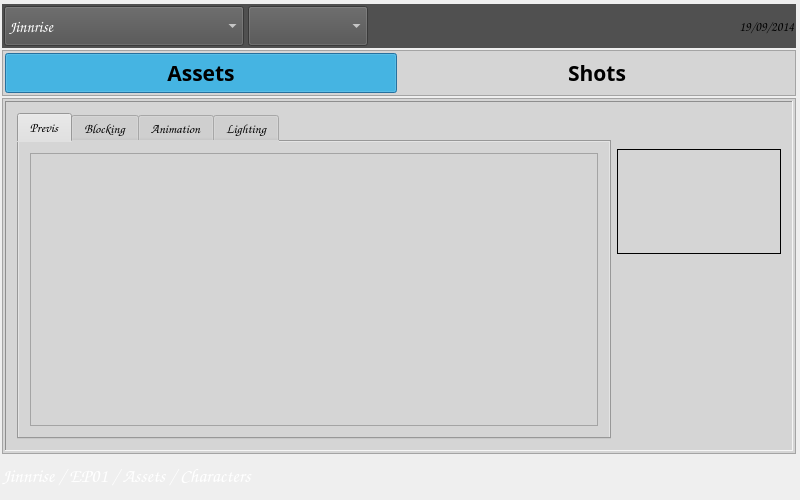
<?xml version="1.0" encoding="UTF-8"?>
<ui version="4.0">
 <class>assign_wiz</class>
 <widget class="QWidget" name="assign_wiz">
  <property name="windowModality">
   <enum>Qt::NonModal</enum>
  </property>
  <property name="geometry">
   <rect>
    <x>0</x>
    <y>0</y>
    <width>800</width>
    <height>500</height>
   </rect>
  </property>
  <property name="windowTitle">
   <string>assign_wiz</string>
  </property>
  <property name="styleSheet">
   <string notr="true"/>
  </property>
  <layout class="QVBoxLayout" name="verticalLayout">
   <property name="spacing">
    <number>2</number>
   </property>
   <property name="sizeConstraint">
    <enum>QLayout::SetDefaultConstraint</enum>
   </property>
   <property name="leftMargin">
    <number>2</number>
   </property>
   <property name="topMargin">
    <number>4</number>
   </property>
   <property name="rightMargin">
    <number>4</number>
   </property>
   <property name="bottomMargin">
    <number>4</number>
   </property>
   <item>
    <widget class="QFrame" name="epdateLayout">
     <property name="styleSheet">
      <string notr="true">background-color: rgb(80, 80, 80);</string>
     </property>
     <property name="frameShape">
      <enum>QFrame::NoFrame</enum>
     </property>
     <property name="frameShadow">
      <enum>QFrame::Sunken</enum>
     </property>
     <property name="lineWidth">
      <number>0</number>
     </property>
     <layout class="QHBoxLayout" name="horizontalLayout_2">
      <property name="spacing">
       <number>4</number>
      </property>
      <property name="leftMargin">
       <number>2</number>
      </property>
      <property name="topMargin">
       <number>2</number>
      </property>
      <property name="rightMargin">
       <number>2</number>
      </property>
      <property name="bottomMargin">
       <number>2</number>
      </property>
      <item>
       <widget class="QComboBox" name="procombo">
        <property name="minimumSize">
         <size>
          <width>60</width>
          <height>40</height>
         </size>
        </property>
        <property name="maximumSize">
         <size>
          <width>240</width>
          <height>16777215</height>
         </size>
        </property>
        <property name="font">
         <font>
          <family>Comic Sans MS</family>
          <pointsize>12</pointsize>
          <weight>50</weight>
          <bold>false</bold>
         </font>
        </property>
        <property name="styleSheet">
         <string notr="true">color: rgb(255, 255, 255);</string>
        </property>
        <item>
         <property name="text">
          <string>Jinnrise</string>
         </property>
        </item>
        <item>
         <property name="text">
          <string>Megabear</string>
         </property>
        </item>
        <item>
         <property name="text">
          <string>Maskmaster2</string>
         </property>
        </item>
       </widget>
      </item>
      <item>
       <widget class="QComboBox" name="epcombo">
        <property name="minimumSize">
         <size>
          <width>60</width>
          <height>40</height>
         </size>
        </property>
        <property name="maximumSize">
         <size>
          <width>120</width>
          <height>16777215</height>
         </size>
        </property>
        <property name="font">
         <font>
          <family>Comic Sans MS</family>
          <pointsize>12</pointsize>
          <weight>50</weight>
          <bold>false</bold>
         </font>
        </property>
        <property name="styleSheet">
         <string notr="true">color: rgb(255, 255, 255);</string>
        </property>
       </widget>
      </item>
      <item>
       <widget class="QLabel" name="datelab">
        <property name="font">
         <font>
          <family>Comic Sans MS</family>
          <pointsize>10</pointsize>
          <weight>75</weight>
          <bold>true</bold>
         </font>
        </property>
        <property name="text">
         <string>19/09/2014</string>
        </property>
        <property name="alignment">
         <set>Qt::AlignRight|Qt::AlignTrailing|Qt::AlignVCenter</set>
        </property>
       </widget>
      </item>
     </layout>
    </widget>
   </item>
   <item>
    <widget class="QFrame" name="asshotbutLayout">
     <property name="styleSheet">
      <string notr="true">background-color: rgb(213, 213, 213);</string>
     </property>
     <property name="frameShape">
      <enum>QFrame::StyledPanel</enum>
     </property>
     <property name="frameShadow">
      <enum>QFrame::Raised</enum>
     </property>
     <layout class="QHBoxLayout" name="horizontalLayout_4">
      <property name="spacing">
       <number>4</number>
      </property>
      <property name="leftMargin">
       <number>2</number>
      </property>
      <property name="topMargin">
       <number>2</number>
      </property>
      <property name="rightMargin">
       <number>2</number>
      </property>
      <property name="bottomMargin">
       <number>2</number>
      </property>
      <item>
       <widget class="QPushButton" name="asbut">
        <property name="minimumSize">
         <size>
          <width>0</width>
          <height>40</height>
         </size>
        </property>
        <property name="font">
         <font>
          <family>Tekton Pro</family>
          <pointsize>16</pointsize>
          <weight>75</weight>
          <bold>true</bold>
         </font>
        </property>
        <property name="styleSheet">
         <string notr="true">background-color: rgb(0, 179, 255);</string>
        </property>
        <property name="text">
         <string>Assets</string>
        </property>
        <property name="checkable">
         <bool>true</bool>
        </property>
        <property name="checked">
         <bool>true</bool>
        </property>
        <property name="default">
         <bool>true</bool>
        </property>
        <property name="flat">
         <bool>true</bool>
        </property>
       </widget>
      </item>
      <item>
       <widget class="QPushButton" name="shbut">
        <property name="minimumSize">
         <size>
          <width>0</width>
          <height>40</height>
         </size>
        </property>
        <property name="font">
         <font>
          <family>Tekton Pro</family>
          <pointsize>16</pointsize>
          <weight>75</weight>
          <bold>true</bold>
         </font>
        </property>
        <property name="styleSheet">
         <string notr="true">background-color: rgb(0, 85, 68);</string>
        </property>
        <property name="text">
         <string>Shots</string>
        </property>
        <property name="checkable">
         <bool>true</bool>
        </property>
        <property name="default">
         <bool>true</bool>
        </property>
        <property name="flat">
         <bool>true</bool>
        </property>
       </widget>
      </item>
     </layout>
    </widget>
   </item>
   <item>
    <widget class="QFrame" name="stckLayout_2">
     <property name="styleSheet">
      <string notr="true">background-color: rgb(213, 213, 213);</string>
     </property>
     <property name="frameShape">
      <enum>QFrame::StyledPanel</enum>
     </property>
     <property name="frameShadow">
      <enum>QFrame::Raised</enum>
     </property>
     <layout class="QVBoxLayout" name="verticalLayout_2">
      <property name="spacing">
       <number>2</number>
      </property>
      <property name="leftMargin">
       <number>2</number>
      </property>
      <property name="topMargin">
       <number>2</number>
      </property>
      <property name="rightMargin">
       <number>2</number>
      </property>
      <property name="bottomMargin">
       <number>2</number>
      </property>
      <item>
       <widget class="QStackedWidget" name="stackedWidget">
        <property name="autoFillBackground">
         <bool>false</bool>
        </property>
        <property name="styleSheet">
         <string notr="true"/>
        </property>
        <property name="frameShape">
         <enum>QFrame::Panel</enum>
        </property>
        <property name="frameShadow">
         <enum>QFrame::Sunken</enum>
        </property>
        <property name="currentIndex">
         <number>1</number>
        </property>
        <widget class="QWidget" name="asPage">
         <layout class="QHBoxLayout" name="horizontalLayout">
          <item>
           <layout class="QHBoxLayout" name="astabLayout">
            <item>
             <widget class="QTabWidget" name="astabwidg">
              <property name="font">
               <font>
                <family>Comic Sans MS</family>
                <pointsize>10</pointsize>
                <weight>75</weight>
                <bold>true</bold>
               </font>
              </property>
              <property name="autoFillBackground">
               <bool>false</bool>
              </property>
              <property name="styleSheet">
               <string notr="true"/>
              </property>
              <property name="tabShape">
               <enum>QTabWidget::Rounded</enum>
              </property>
              <property name="currentIndex">
               <number>0</number>
              </property>
              <property name="iconSize">
               <size>
                <width>16</width>
                <height>16</height>
               </size>
              </property>
              <property name="documentMode">
               <bool>false</bool>
              </property>
              <property name="tabsClosable">
               <bool>false</bool>
              </property>
              <property name="movable">
               <bool>false</bool>
              </property>
              <widget class="QWidget" name="modt">
               <attribute name="title">
                <string>Model</string>
               </attribute>
               <layout class="QVBoxLayout" name="verticalLayout_6">
                <item>
                 <layout class="QVBoxLayout" name="modtablayout">
                  <item>
                   <widget class="QTableView" name="modtabv">
                    <property name="layoutDirection">
                     <enum>Qt::LeftToRight</enum>
                    </property>
                    <property name="autoFillBackground">
                     <bool>false</bool>
                    </property>
                    <property name="sizeAdjustPolicy">
                     <enum>QAbstractScrollArea::AdjustIgnored</enum>
                    </property>
                    <property name="editTriggers">
                     <set>QAbstractItemView::DoubleClicked</set>
                    </property>
                    <property name="alternatingRowColors">
                     <bool>true</bool>
                    </property>
                    <property name="selectionBehavior">
                     <enum>QAbstractItemView::SelectRows</enum>
                    </property>
                    <property name="verticalScrollMode">
                     <enum>QAbstractItemView::ScrollPerItem</enum>
                    </property>
                    <property name="showGrid">
                     <bool>true</bool>
                    </property>
                    <property name="gridStyle">
                     <enum>Qt::SolidLine</enum>
                    </property>
                    <property name="sortingEnabled">
                     <bool>true</bool>
                    </property>
                    <attribute name="horizontalHeaderCascadingSectionResizes">
                     <bool>true</bool>
                    </attribute>
                    <attribute name="horizontalHeaderStretchLastSection">
                     <bool>false</bool>
                    </attribute>
                    <attribute name="verticalHeaderCascadingSectionResizes">
                     <bool>true</bool>
                    </attribute>
                   </widget>
                  </item>
                 </layout>
                </item>
               </layout>
              </widget>
              <widget class="QWidget" name="rigt">
               <attribute name="title">
                <string>Rig</string>
               </attribute>
               <layout class="QVBoxLayout" name="verticalLayout_8">
                <item>
                 <layout class="QVBoxLayout" name="rigtabayout">
                  <item>
                   <widget class="QTableView" name="rigtabv">
                    <property name="editTriggers">
                     <set>QAbstractItemView::DoubleClicked</set>
                    </property>
                    <property name="alternatingRowColors">
                     <bool>true</bool>
                    </property>
                    <property name="selectionBehavior">
                     <enum>QAbstractItemView::SelectRows</enum>
                    </property>
                    <attribute name="horizontalHeaderCascadingSectionResizes">
                     <bool>true</bool>
                    </attribute>
                    <attribute name="verticalHeaderCascadingSectionResizes">
                     <bool>true</bool>
                    </attribute>
                   </widget>
                  </item>
                 </layout>
                </item>
               </layout>
              </widget>
             </widget>
            </item>
            <item>
             <layout class="QVBoxLayout" name="asprevLayout">
              <property name="spacing">
               <number>4</number>
              </property>
              <property name="sizeConstraint">
               <enum>QLayout::SetDefaultConstraint</enum>
              </property>
              <property name="leftMargin">
               <number>2</number>
              </property>
              <property name="topMargin">
               <number>2</number>
              </property>
              <property name="rightMargin">
               <number>2</number>
              </property>
              <property name="bottomMargin">
               <number>2</number>
              </property>
              <item>
               <widget class="QLabel" name="asprevlab">
                <property name="minimumSize">
                 <size>
                  <width>164</width>
                  <height>105</height>
                 </size>
                </property>
                <property name="maximumSize">
                 <size>
                  <width>164</width>
                  <height>105</height>
                 </size>
                </property>
                <property name="layoutDirection">
                 <enum>Qt::LeftToRight</enum>
                </property>
                <property name="frameShape">
                 <enum>QFrame::Box</enum>
                </property>
                <property name="text">
                 <string/>
                </property>
                <property name="pixmap">
                 <pixmap>S:/intelture/Pipeline/noPreview.png</pixmap>
                </property>
                <property name="scaledContents">
                 <bool>true</bool>
                </property>
                <property name="alignment">
                 <set>Qt::AlignCenter</set>
                </property>
               </widget>
              </item>
              <item>
               <widget class="QLabel" name="asprolab">
                <property name="minimumSize">
                 <size>
                  <width>164</width>
                  <height>105</height>
                 </size>
                </property>
                <property name="maximumSize">
                 <size>
                  <width>164</width>
                  <height>105</height>
                 </size>
                </property>
                <property name="text">
                 <string/>
                </property>
                <property name="pixmap">
                 <pixmap>S:/intelture/Pipeline/noPreview.png</pixmap>
                </property>
                <property name="scaledContents">
                 <bool>true</bool>
                </property>
                <property name="alignment">
                 <set>Qt::AlignCenter</set>
                </property>
               </widget>
              </item>
             </layout>
            </item>
           </layout>
          </item>
         </layout>
         <zorder></zorder>
        </widget>
        <widget class="QWidget" name="shPage">
         <layout class="QHBoxLayout" name="horizontalLayout_3">
          <item>
           <layout class="QHBoxLayout" name="shtabLayout">
            <item>
             <widget class="QTabWidget" name="shtabwidg">
              <property name="font">
               <font>
                <family>Comic Sans MS</family>
                <pointsize>10</pointsize>
                <weight>75</weight>
                <bold>true</bold>
               </font>
              </property>
              <property name="currentIndex">
               <number>0</number>
              </property>
              <widget class="QWidget" name="prevt">
               <attribute name="title">
                <string>Previs</string>
               </attribute>
               <layout class="QVBoxLayout" name="verticalLayout_9">
                <item>
                 <layout class="QVBoxLayout" name="prevtabLayout">
                  <item>
                   <widget class="QTableView" name="prevtabv">
                    <property name="editTriggers">
                     <set>QAbstractItemView::DoubleClicked</set>
                    </property>
                    <property name="alternatingRowColors">
                     <bool>true</bool>
                    </property>
                    <property name="selectionBehavior">
                     <enum>QAbstractItemView::SelectRows</enum>
                    </property>
                    <property name="sortingEnabled">
                     <bool>true</bool>
                    </property>
                    <attribute name="horizontalHeaderCascadingSectionResizes">
                     <bool>true</bool>
                    </attribute>
                    <attribute name="verticalHeaderCascadingSectionResizes">
                     <bool>true</bool>
                    </attribute>
                   </widget>
                  </item>
                 </layout>
                </item>
               </layout>
              </widget>
              <widget class="QWidget" name="blkt">
               <attribute name="title">
                <string>Blocking</string>
               </attribute>
               <layout class="QVBoxLayout" name="verticalLayout_10">
                <item>
                 <layout class="QVBoxLayout" name="blktabLayout">
                  <item>
                   <widget class="QTableView" name="blktabv">
                    <property name="editTriggers">
                     <set>QAbstractItemView::DoubleClicked</set>
                    </property>
                    <property name="alternatingRowColors">
                     <bool>true</bool>
                    </property>
                    <property name="selectionBehavior">
                     <enum>QAbstractItemView::SelectRows</enum>
                    </property>
                    <property name="sortingEnabled">
                     <bool>true</bool>
                    </property>
                    <attribute name="horizontalHeaderCascadingSectionResizes">
                     <bool>true</bool>
                    </attribute>
                    <attribute name="verticalHeaderCascadingSectionResizes">
                     <bool>true</bool>
                    </attribute>
                   </widget>
                  </item>
                 </layout>
                </item>
               </layout>
              </widget>
              <widget class="QWidget" name="animt">
               <attribute name="title">
                <string>Animation</string>
               </attribute>
               <layout class="QVBoxLayout" name="verticalLayout_11">
                <item>
                 <layout class="QVBoxLayout" name="anitabLayout">
                  <item>
                   <widget class="QTableView" name="anitabv">
                    <property name="editTriggers">
                     <set>QAbstractItemView::DoubleClicked</set>
                    </property>
                    <property name="alternatingRowColors">
                     <bool>true</bool>
                    </property>
                    <property name="selectionBehavior">
                     <enum>QAbstractItemView::SelectRows</enum>
                    </property>
                    <property name="sortingEnabled">
                     <bool>true</bool>
                    </property>
                    <attribute name="horizontalHeaderCascadingSectionResizes">
                     <bool>true</bool>
                    </attribute>
                    <attribute name="verticalHeaderCascadingSectionResizes">
                     <bool>true</bool>
                    </attribute>
                   </widget>
                  </item>
                 </layout>
                </item>
               </layout>
              </widget>
              <widget class="QWidget" name="light">
               <attribute name="title">
                <string>Lighting</string>
               </attribute>
               <layout class="QVBoxLayout" name="verticalLayout_12">
                <item>
                 <layout class="QVBoxLayout" name="ligtabLayout">
                  <item>
                   <widget class="QTableView" name="lighttabv">
                    <property name="editTriggers">
                     <set>QAbstractItemView::DoubleClicked</set>
                    </property>
                    <property name="alternatingRowColors">
                     <bool>true</bool>
                    </property>
                    <property name="selectionBehavior">
                     <enum>QAbstractItemView::SelectRows</enum>
                    </property>
                    <property name="sortingEnabled">
                     <bool>true</bool>
                    </property>
                    <attribute name="horizontalHeaderCascadingSectionResizes">
                     <bool>true</bool>
                    </attribute>
                    <attribute name="verticalHeaderCascadingSectionResizes">
                     <bool>true</bool>
                    </attribute>
                   </widget>
                  </item>
                 </layout>
                </item>
               </layout>
              </widget>
             </widget>
            </item>
            <item>
             <layout class="QVBoxLayout" name="shprevLayout">
              <item>
               <widget class="QLabel" name="shprevlab">
                <property name="minimumSize">
                 <size>
                  <width>164</width>
                  <height>105</height>
                 </size>
                </property>
                <property name="maximumSize">
                 <size>
                  <width>164</width>
                  <height>105</height>
                 </size>
                </property>
                <property name="frameShape">
                 <enum>QFrame::Box</enum>
                </property>
                <property name="text">
                 <string/>
                </property>
                <property name="pixmap">
                 <pixmap>S:/intelture/Pipeline/noPreview.png</pixmap>
                </property>
                <property name="alignment">
                 <set>Qt::AlignCenter</set>
                </property>
               </widget>
              </item>
              <item>
               <widget class="QLabel" name="shprolab">
                <property name="minimumSize">
                 <size>
                  <width>164</width>
                  <height>105</height>
                 </size>
                </property>
                <property name="maximumSize">
                 <size>
                  <width>164</width>
                  <height>105</height>
                 </size>
                </property>
                <property name="text">
                 <string/>
                </property>
                <property name="pixmap">
                 <pixmap>S:/intelture/Pipeline/noPreview.png</pixmap>
                </property>
                <property name="alignment">
                 <set>Qt::AlignCenter</set>
                </property>
               </widget>
              </item>
             </layout>
            </item>
           </layout>
          </item>
         </layout>
        </widget>
       </widget>
      </item>
     </layout>
    </widget>
   </item>
   <item>
    <widget class="QLabel" name="curstate">
     <property name="minimumSize">
      <size>
       <width>0</width>
       <height>40</height>
      </size>
     </property>
     <property name="font">
      <font>
       <family>Comic Sans MS</family>
       <pointsize>14</pointsize>
       <weight>50</weight>
       <italic>false</italic>
       <bold>false</bold>
      </font>
     </property>
     <property name="styleSheet">
      <string notr="true">color: rgb(255, 255, 255);</string>
     </property>
     <property name="text">
      <string>Jinnrise / EP01 / Assets / Characters</string>
     </property>
    </widget>
   </item>
  </layout>
 </widget>
 <layoutdefault spacing="6" margin="11"/>
 <tabstops>
  <tabstop>asbut</tabstop>
  <tabstop>shbut</tabstop>
  <tabstop>procombo</tabstop>
  <tabstop>epcombo</tabstop>
  <tabstop>astabwidg</tabstop>
  <tabstop>modtabv</tabstop>
  <tabstop>rigtabv</tabstop>
  <tabstop>shtabwidg</tabstop>
  <tabstop>prevtabv</tabstop>
  <tabstop>blktabv</tabstop>
  <tabstop>anitabv</tabstop>
  <tabstop>lighttabv</tabstop>
  <tabstop>procombo</tabstop>
  <tabstop>epcombo</tabstop>
 </tabstops>
 <resources/>
 <connections/>
</ui>
